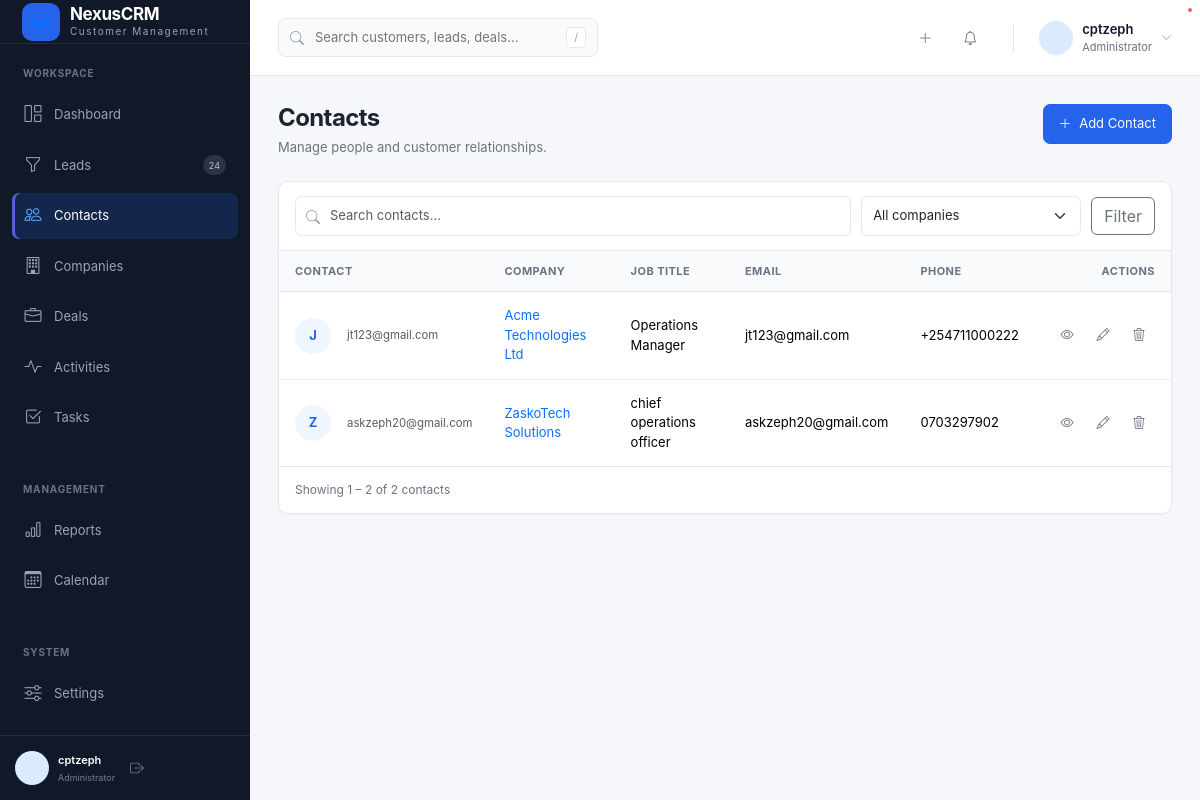
Page /contacts/ (signed in) on the earlier database version.
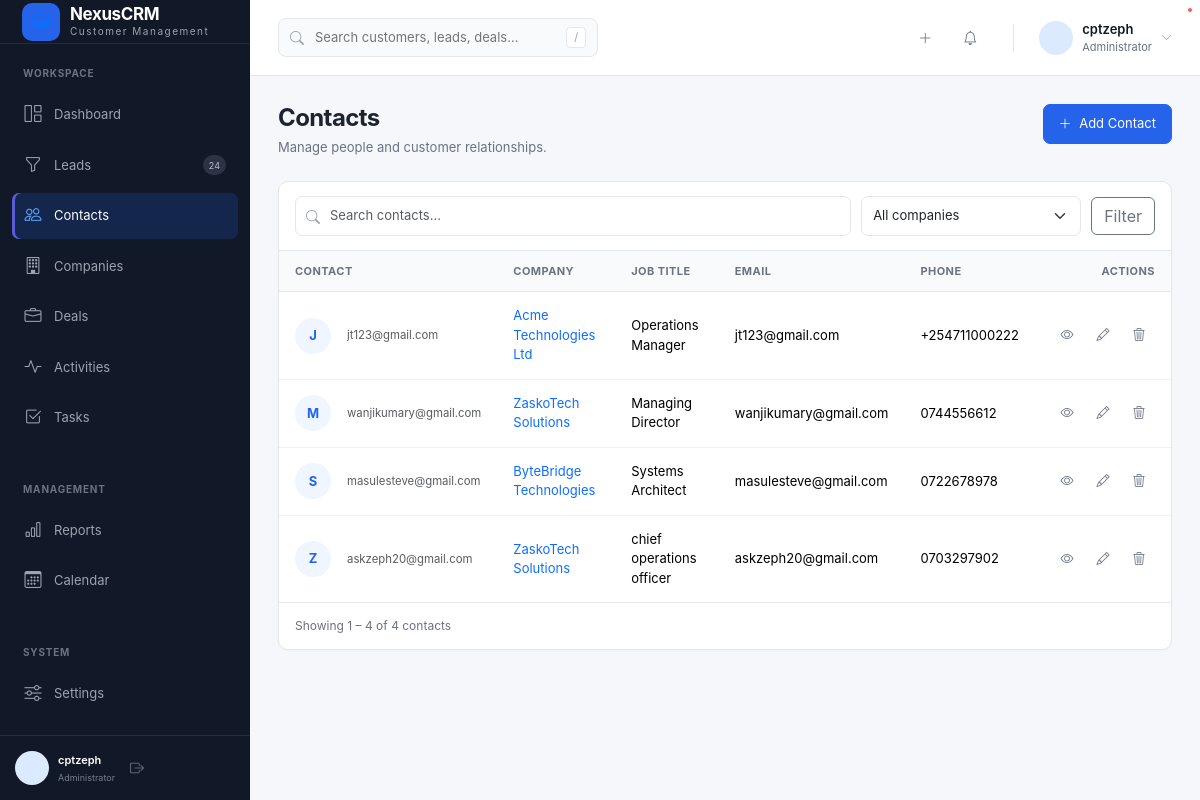
Same page on the later database version.
### crmApp/models.py (models this page shows, shortened)
class Contact(models.Model):
    STATUS_CHOICES = [
        ("lead", "Lead"),
        ("prospect", "Prospect"),
        ("customer", "Customer"),
        ("inactive", "Inactive"),
    ]
    first_name = models.CharField(max_length=100)
    last_name = models.CharField(max_length=100)
    company = models.ForeignKey(
        Company,
        on_delete=models.SET_NULL,
        null=True,
        blank=True,
        related_name="contacts"
    )
    owner = models.ForeignKey(
        User,
        on_delete=models.SET_NULL,
        null=True,
        blank=True,
        related_name="owned_contacts"
    )
    job_title = models.CharField(max_length=150, blank=True)
    email = models.EmailField(blank=True)
    phone = models.CharField(max_length=50, blank=True)
    mobile = models.CharField(max_length=50, blank=True)
    status = models.CharField(
        max_length=20,
        choices=STATUS_CHOICES,
        default="lead"
    )
    address = models.TextField(blank=True)
    city = models.CharField(max_length=100, blank=True)
    country = models.CharField(max_length=100, blank=True)
    notes = models.TextField(blank=True)
    created_at = models.DateTimeField(auto_now_add=True)
    updated_at = models.DateTimeField(auto_now=True)
    class Meta:
        ordering = ["first_name", "last_name"]

class Company(models.Model):
    INDUSTRY_CHOICES = [
        ("technology", "Technology"),
        ("finance", "Finance"),
        ("healthcare", "Healthcare"),
        ("education", "Education"),
        ("retail", "Retail"),
        ("manufacturing", "Manufacturing"),
        ("real_estate", "Real Estate"),
        ("hospitality", "Hospitality"),
        ("other", "Other"),
    ]
    name = models.CharField(max_length=200)
    industry = models.CharField(
        max_length=50,
        choices=INDUSTRY_CHOICES,
        blank=True
    )
    website = models.URLField(blank=True)
    email = models.EmailField(blank=True)
    phone = models.CharField(max_length=50, blank=True)
    address = models.TextField(blank=True)
    city = models.CharField(max_length=100, blank=True)
    country = models.CharField(max_length=100, blank=True)
    description = models.TextField(blank=True)
    owner = models.ForeignKey(
        User,
        on_delete=models.SET_NULL,
        null=True,
        blank=True,
        related_name="owned_companies"
    )
    created_at = models.DateTimeField(auto_now_add=True)
    updated_at = models.DateTimeField(auto_now=True)
    class Meta:
        ordering = ["name"]

### crmApp/views.py (the view, shortened to what this page needs)
# urls.py: path("contacts/", views.contact_list, name="contact_list"),
@login_required
def contact_list(request):
    contacts = Contact.objects.select_related(
        "company",
        "owner"
    )
    search = request.GET.get(
        "search",
        ""
    ).strip()
    company_id = request.GET.get(
        "company",
        ""
    ).strip()
    if company_id:
        contacts = contacts.filter(
            company_id=company_id
        )
    companies = Company.objects.all()
    paginator = Paginator(
        contacts,
        10
    )
    page_obj = paginator.get_page(
        request.GET.get("page")
    )
    context = {
        "contacts": page_obj.object_list,
        "page_obj": page_obj,
        "search": search,
        "selected_company": company_id,
        "companies": companies,
    }
    return render(
        request,
        "crmApp/contacts/contact_list.html",
        context
    )

### templates/crmApp/contacts/contact_list.html (shortened to what the changed rows need)
{% extends "crmApp/base.html" %}
{% block content %}
<div class="page-header">
    <div>
        <h1 class="page-title">
            Contacts
        </h1>
    </div>
</div>
<div class="crm-card">
    {% if contacts %}
        <div class="table-responsive">
            <table class="table crm-table">
                <thead>
                    <tr>
                        <th>
                            Contact
                        </th>
                        <th>
                            Company
                        </th>
                        <th>
                            Job Title
                        </th>
                        <th>
                            Email
                        </th>
                        <th>
                            Phone
                        </th>
                        <th class="text-end">
                            Actions
                        </th>
                    </tr>
                </thead>
                <tbody>
                    {% for contact in contacts %}
                        <tr>
                            <td>
                                <div class="d-flex align-items-center gap-3">
                                    <div class="contact-avatar person-avatar">
                                        {{ contact.first_name|first|upper }}
                                    </div>
                                    <div>
                                        {% if contact.email %}
                                            <div class="text-muted small">
                                                {{ contact.email }}
                                            </div>
                                        {% endif %}
                                    </div>
                                </div>
                            </td>
                            <td>
                                {% if contact.company %}
                                    <a
                                        href="{% url 'company_detail' contact.company.pk %}"
                                        class="text-decoration-none"
                                    >
                                        {{ contact.company.name }}
                                    </a>
                                {% else %}
                                    <span class="text-muted">
                                        No company
                                    </span>
                                {% endif %}
                            </td>
                            <td>
                                {{ contact.job_title|default:"—" }}
                            </td>
                            <td>
                                {{ contact.email|default:"—" }}
                            </td>
                            <td>
                                {{ contact.phone|default:"—" }}
                            </td>
                            <td>
                                <div class="table-actions">
                                    <a
                                        href="{% url 'contact_detail' contact.pk %}"
                                        class="table-action-btn"
                                        title="View"
                                    >
                                        <i class="bi bi-eye"></i>
                                    </a>
                                    <a
                                        href="{% url 'contact_edit' contact.pk %}"
                                        class="table-action-btn"
                                        title="Edit"
                                    >
                                        <i class="bi bi-pencil"></i>
                                    </a>
                                    <a
                                        href="{% url 'contact_delete' contact.pk %}"
                                        class="table-action-btn danger"
                                        title="Delete"
                                    >
                                        <i class="bi bi-trash3"></i>
                                    </a>
                                </div>
                            </td>
                        </tr>
                    {% endfor %}
                </tbody>
            </table>
        </div>
        <div class="crm-pagination">
            <div class="pagination-info">
                Showing
                {{ page_obj.start_index }}
                –
                {{ page_obj.end_index }}
                of
                {{ page_obj.paginator.count }}
                contacts
            </div>
        </div>
    {% endif %}
</div>
{% endblock %}

Differences in the rows shown:
added Contact: first_name|first "M", email "wanjikumary@gmail.com", company.name "ZaskoTech Solutions", job_title "Managing Director", phone "0744556612"
added Contact: first_name|first "S", email "masulesteve@gmail.com", company.name "ByteBridge Technologies", job_title "Systems Architect", phone "0722678978"
Other differences:
{{ page_obj.end_index }}: "2" → "4"
{{ page_obj.paginator.count }}: "2" → "4"
